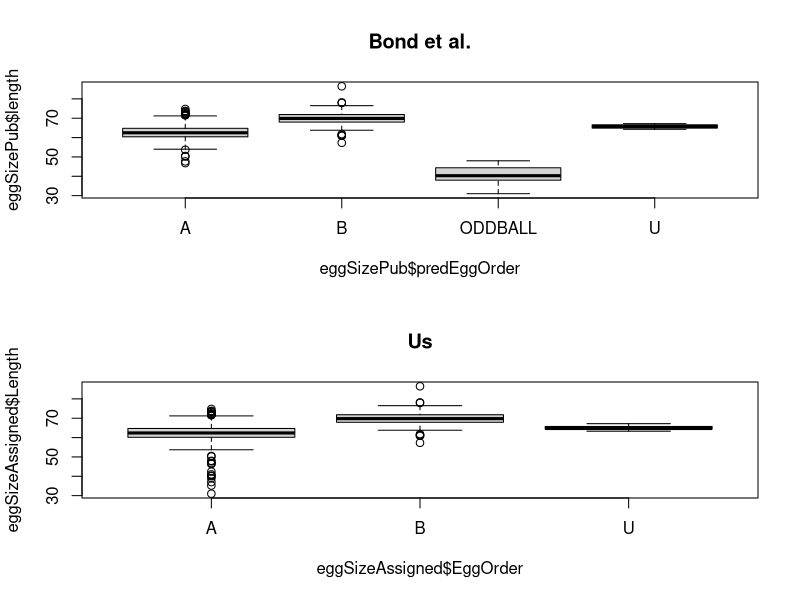

The R script that drew this image: (Note: this script raises an error after producing the figure.)
##################################################################
##                      Penguegg group                          ##
##      Changes rockhopper penguin in egg size over time        ##
##                        RQM Course                            ##
##################################################################

library(dplyr)

#########################import data##############################
rawEggSize <- read.csv("NRPE_eggSize_raw.csv")
names(rawEggSize) <- c('Source', 'SpecimenID', 'Location', 'Day',
                       'Month', 'Year', 'EggOrder', 'Length', 'Breadth', 'Volume', 'Reference')
##################################################################



###################Define discriminant function####################

##'Defines discriminant function with arbitrary cutoff
##'to determine egg-laying order of eggs listed as
##'unknown in dataset. Discriminant function comes from
##'Bond et al. 2016: 
##'D = 0.58*Length + 0.39*Breadth - 57.48
##'D = 0.73*Length + 0.50*Breadth - 72.39

assignOrder <- function(length, breadth, cutoff){
  ##discriminant function
  #d <- length*0.73 + breadth*0.50 - 72.39
  d <- -length*0.73 - breadth*0.50 + 72.39
  #d <- length*0.58 + breadth*0.39 - 57.48
  probA <- 1/(1+exp(-d))
  
  ###Discriminate
  if(probA > cutoff){
    return('A')
  }else if(probA < (1-cutoff)){
    return('B')
  }else{return('U')}
}
##################################################################


######################Apply discriminant function#################
eggSizeAssigned <- rawEggSize
eggSizeAssigned[eggSizeAssigned$EggOrder == 'U',]$EggOrder <- mapply(FUN = assignOrder, 
                                                                     filter(eggSizeAssigned, EggOrder == 'U')$Length, 
                                                                     filter(eggSizeAssigned, EggOrder == 'U')$Breadth, 
                                                                     0.66)
##################################################################


###############Compare to Bond et al. assignments#################
##'The discriminant function above should have reproduced
##'the assignment procedure in Bond et al. The plots below
##'suggest that it has done so, with the exception of 
##'ODDBALLS, which we haven't classified yet in this analysis
eggSizePub <- read.csv('NRPE_eggSize.csv')
par(mfrow = c(2,1))
boxplot(eggSizePub$length ~ eggSizePub$predEggOrder, main = 'Bond et al.')
boxplot(eggSizeAssigned$Length ~ eggSizeAssigned$EggOrder, main = 'Us')
plot(eggSizePub$predEggOrder, main = 'Bond et al.')
plot(eggSizeAssigned$EggOrder, main = 'Us')
##################################################################
